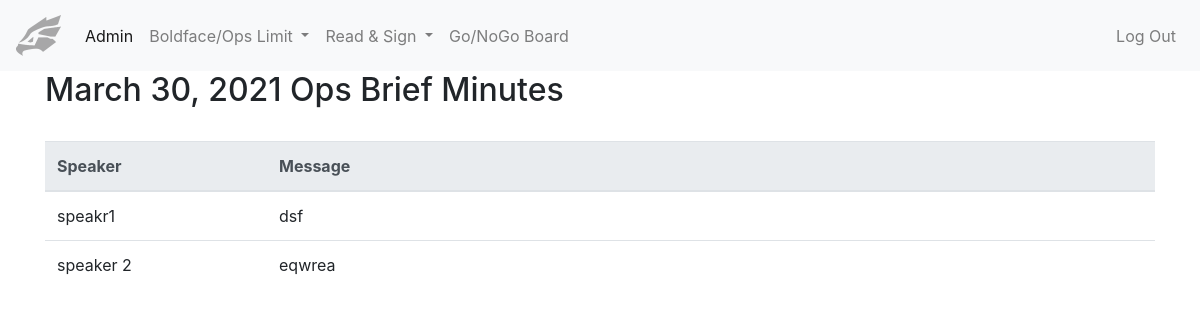
The app's page /first_app/opsbrief_minutes/detail/32/ (signed in) with its own data.
### first_app/models.py (models this page shows, shortened)
class OpsBriefMinutes(models.Model):
    class TypeOfMinutes(models.TextChoices):
        ops_brief = "Ops Brief"
        eodd = "EODD"
    type_of_minutes = models.CharField(max_length=10, choices=TypeOfMinutes.choices, default=TypeOfMinutes.ops_brief)
    date = models.DateField()
    minutes_taker = models.CharField(max_length=20)
    duty_instructor = models.CharField(max_length=20)
    vetted = models.BooleanField(default=False)

class Minutes(models.Model):
    minutes_for = models.ForeignKey(OpsBriefMinutes, on_delete=models.CASCADE)
    who_talked = models.CharField(max_length=20)
    write_up = models.TextField()

### first_app/views.py (the view, shortened to what this page needs)
# urls.py: path('opsbrief_minutes/detail/<int:minutes_id>/', views.opsbrief_minutes_detailview, name='opsbrief_minutes_detailview'),
def opsbrief_minutes_detailview(request, minutes_id):
    minutes = OpsBriefMinutes.objects.get(id=minutes_id)
    write_ups = Minutes.objects.filter(minutes_for=minutes)
    absent_user = BFUser.objects.get(user=request.user)
    was_absent = Absentee.objects.filter(minutes=minutes, absent_user=absent_user)
    if was_absent:
        absent = True
    else:
        absent = False
    context = {
        'minutes': minutes,
        'write_ups': write_ups,
        'absent': absent,
    }
    return render(request, 'opsbrief_minutes_detail.html', context=context)

### first_app/templates/first_app/opsbrief_minutes_detail.html (shortened to what this page needs)
{% extends "base.html" %}
{% load static %}
{% block content %}
<div class="container">
    <h2>{{ minutes.date }} Ops Brief Minutes</h2>
    <br>
    <table class="table">
      <thead class="thead-light">
        <tr>
          <th style ="width: 20%;" scope="col">Speaker</th>
          <th style ="width: 80%;" scope="col">Message</th>
        </tr>
      </thead>
      <tbody>
        {% for write_up in write_ups %}
        <tr>
            <td>{{ write_up.who_talked }}</td>
            <td>{{ write_up.write_up }}</td>
        </tr>
        {% endfor %}
      </tbody>
    </table>
</div>
{% endblock %}

### first_app/static/first_app/style.css (style rules this page uses)
*, *::before, *::after { box-sizing: border-box; }
:root { --input-border: #8b8a8b; --input-focus-h: 245; --input-focus-s: 100%; --input-focus-l: 42%; }

### records on screen
OpsBriefMinutes: date "March 30, 2021"
Minutes: who_talked "speakr1", write_up "dsf"
Minutes: who_talked "speaker 2", write_up "eqwrea"
